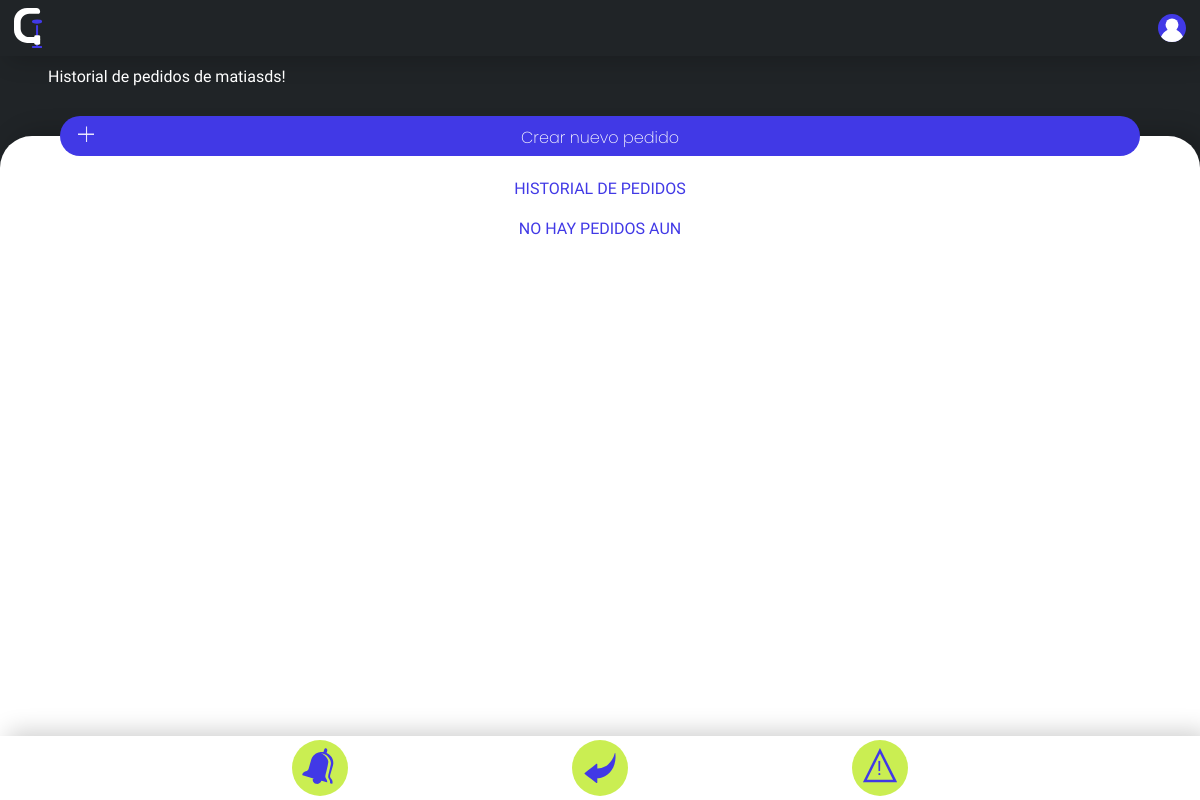
The page /prepararpedido.php (signed in) on the database as committed earlier.
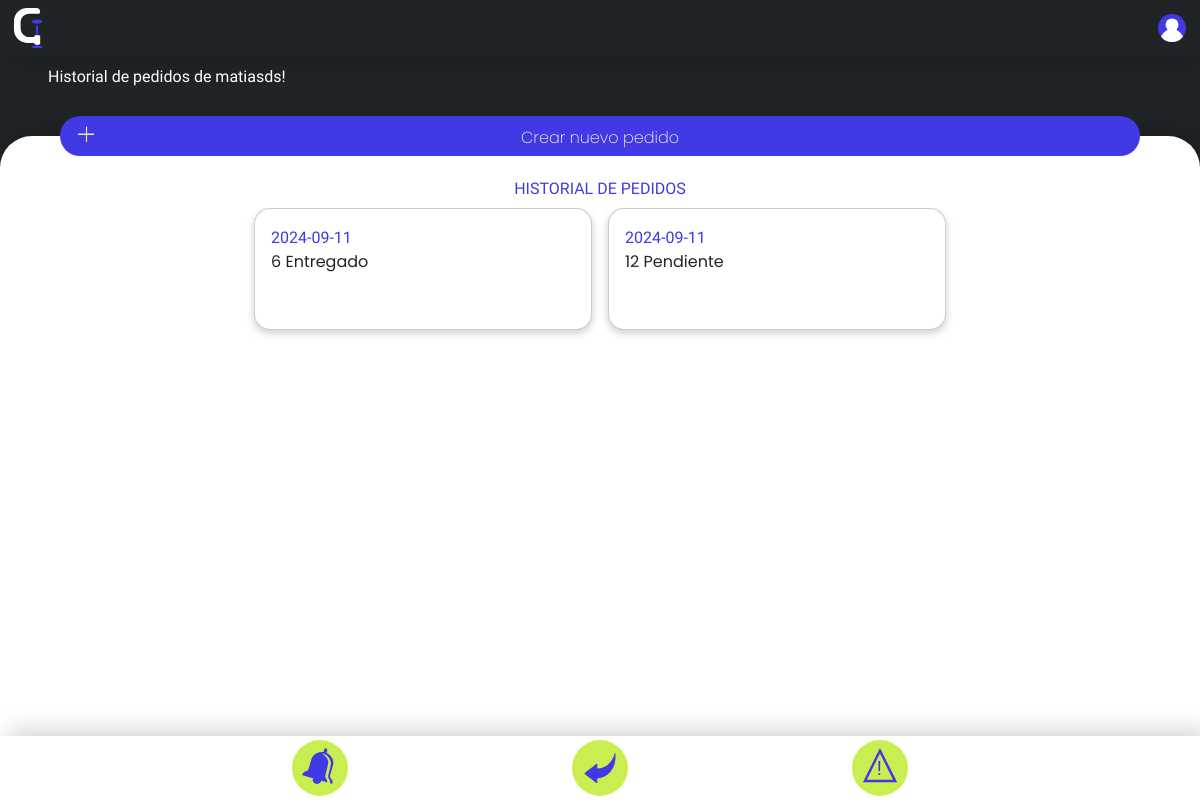
The same page on the database as committed later.
### tables this page shows
CREATE TABLE `pedidos` (
  `id_pedido` int(11) NOT NULL,
  `fecha_pedido` date NOT NULL,
  `fk_usuario` int(11) NOT NULL,
  `id_aula` int(11) NOT NULL,
  `estado` enum('Pendiente','En proceso','Enviado','Entregado','Devuelto','Cancelado') NOT NULL,
  `observaciones` varchar(200) NOT NULL,
  `pedido` longtext NOT NULL CHECK (json_valid(`pedido`)),
  `fk_curso` int(11) NOT NULL
);

### prepararpedido.php (the view, shortened to what this page needs)
<?php
include "codigophp/conexionbs.php";
?>
<!DOCTYPE html>
<html lang="es">
<head>
    <link rel="stylesheet" href="estiloscss/animaciones.css">
    <link rel="stylesheet" href="estiloscss/styles.css">
    <link rel="stylesheet" href="estiloscss/imagenes.css">
</head>
<body>
    <div id="pagina">
        <div id="header">
           <a href="inicio.php" class="imagen"><?php incrustarSVG("imagenes/SVG/logo"); ?></a>
            <button class="imagen" ><?php incrustarSVG("imagenes/SVG/user"); ?></button>
        </div>
        <div id="subheader">
            <h1>Historial de pedidos de <?php echo htmlspecialchars($_SESSION['username']); ?>!</h1>
            <p></p>
        </div>
        <div id="contenido">
            <form action="pedido.php" method="post">
                <button class="barra" type="submit">
                    <div class="mas"></div>
                        <div>Crear nuevo pedido</div>
                </button>
            </form>
            <div class="contenido2">
                <div class="con3" id="inicio">
                    <h1>HISTORIAL DE PEDIDOS</h1>
                    <div class="scroll-y"  id="scroll" style="height: 100%;">
                        <div class="conscroll-y">
                            <?php
                               $sql = "SELECT * FROM pedidos WHERE pedidos.fk_usuario = ?";
                    $stmt = $conn->prepare($sql);
                    $stmt->bind_param("s", $_SESSION['id_usuario']);
                    $stmt->execute();
                    $result = $stmt->get_result();
                    if ($result->num_rows > 0) {
                        while($row = $result->fetch_assoc()) {
                            echo '<div class="rectangulo2"><h1>'.$row["fecha_pedido"].'</h1> <p>'.$row["id_aula"].' '.$row["estado"].'</p> <input type="hidden" name="id" id="id" value="'.$row["id_pedido"].'"><input type="hidden" name="estado" id="estado" value="'.$row["estado"].'"><input type="hidden" name="pedido" id="pedido" value="'.htmlspecialchars($row["pedido"],ENT_QUOTES, 'UTF-8').'"> <button class="imagen opciones tocar"></button></div>';
                        }
                    } else {
                        echo "<h1>NO HAY PEDIDOS AUN</h1>";
                    }
                    ?>
                        </div>
                    </div>
                </div>
            </div>
        </div>
        <div id="footer">
            <a href="notificaciones.php" class="i imagen izquierda">Notificaciones<?php incrustarSVG("imagenes/SVG/campana"); ?></a>
            <a onclick="goBack()" class="i imagen centro">Volver al inicio<?php incrustarSVG("imagenes/SVG/flecha"); ?></a>
            <a href="reportes.php" class="i imagen derecha">Reportes<?php incrustarSVG("imagenes/SVG/alerta"); ?></a>
        </div>
    </div>
</body>
</html>

Rows that differ between the two databases and show on the page:
added pedidos: fecha_pedido "2024-09-11", id_aula "6", estado "Entregado"
added pedidos: fecha_pedido "2024-09-11", id_aula "12", estado "Pendiente"
Other text that changed with them:
text no longer shown: "NO HAY PEDIDOS AUN"
